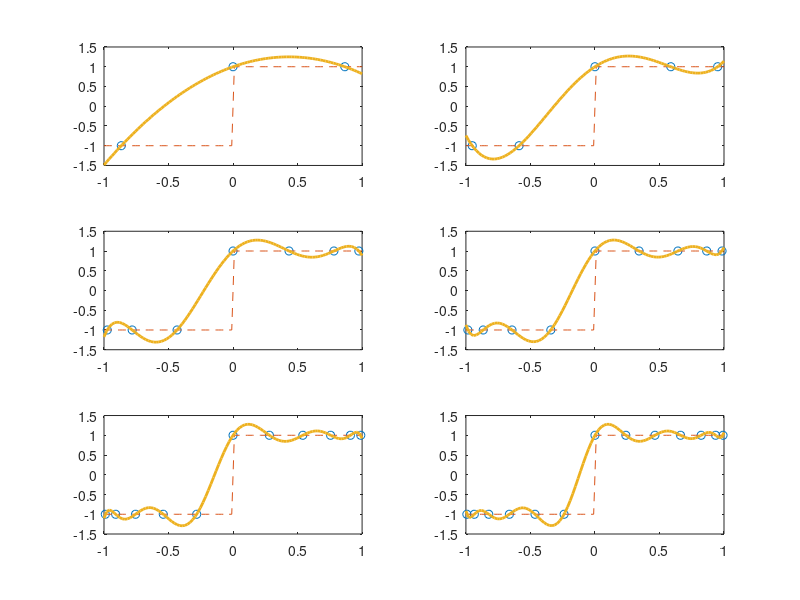

MATLAB code to generate this figure:
% Discontinuous function
% f(x) = sign(x), x in [-1,+1]
% Try uniform data and chebyshev data
xmin=-1; xmax=+1;
fun = @(x) sign(x)

xx = linspace(xmin,xmax,100);
ye = fun(xx);

for i=1:6
   N=2*i;
   subplot(3,2,i)
   %x=linspace(xmin,xmax,N+1);
   x=cos( (2*(N - (0:N)) + 1)/(2*N + 2) * pi );
   y=fun(x);
   P=polyfit(x,y,N);
   yy=polyval(P,xx);
   plot(x,y,'o',xx,ye,'--',xx,yy,'LineWidth',2);
end

%print -dpdf gibbs.pdf
